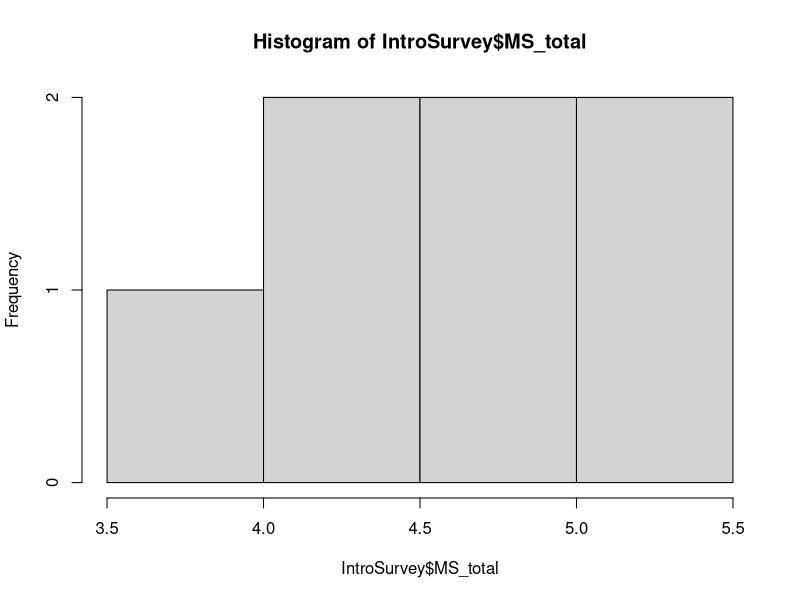
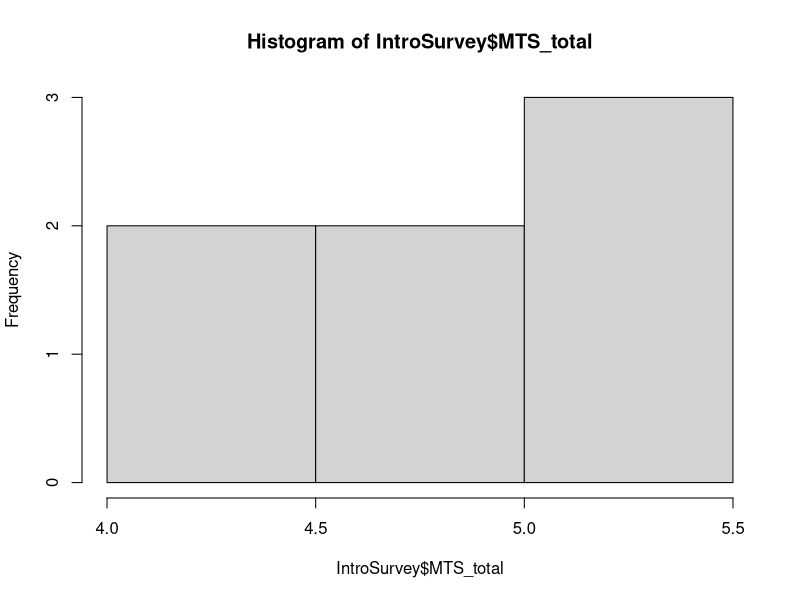
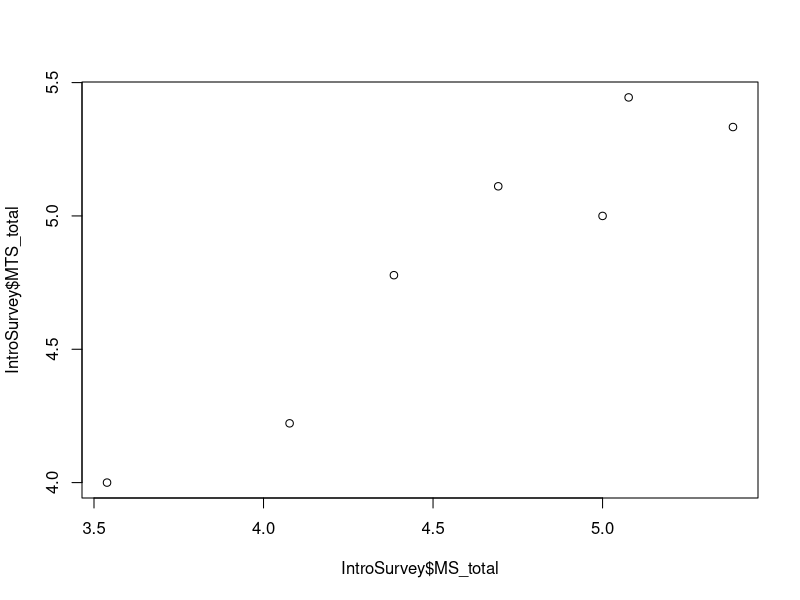
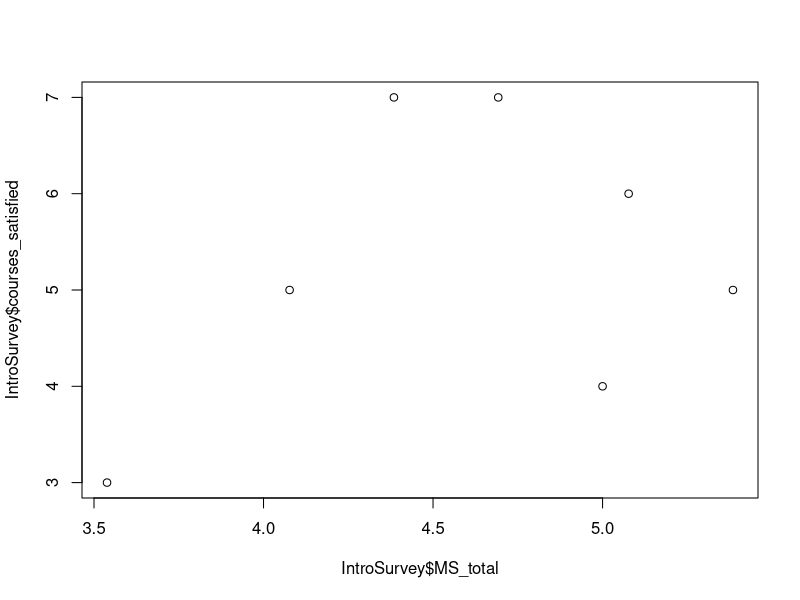
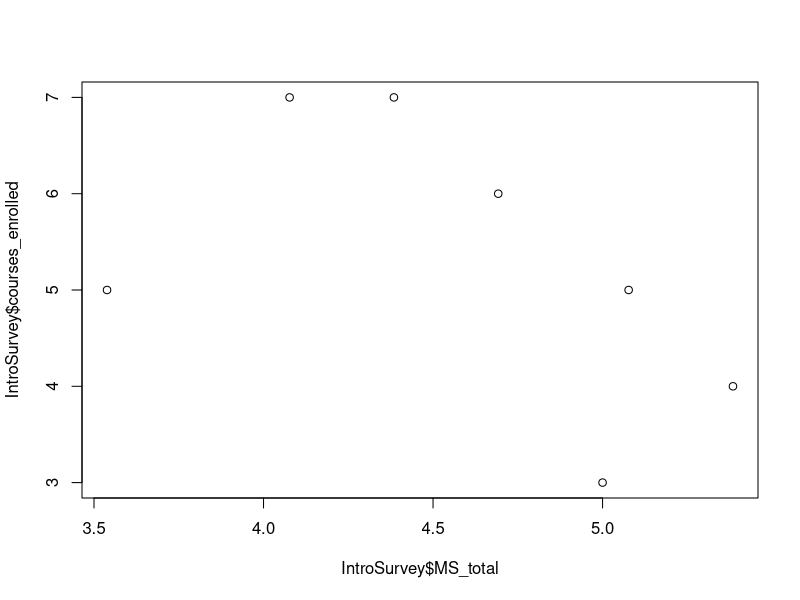

Here is the R script that generated these plots, in order:
## ---- chunk 1
knitr::opts_chunk$set(echo = TRUE)
## ---- chunk 2
my_variable <- 2 + 2
## ---- chunk 3
my_variable
## ---- chunk 4
# This will not run.
# If you press the green play button on this chunk, nothing should come out!
## ---- chunk 5
# The code BEFORE the # runs, and the text AFTER the # doesn't run.
2 + 2 # This should still output 4 because 2 + 2 is before the comment sign
## ---- chunk 6
# We only need to "turn on" ggplot2
# knitr actually works behind the scenes already!
library(ggplot2)
## ---- chunk 7
# Code goes here
getwd()

## ---- chunk 8
# Code goes here

IntroSurvey <- read.csv("class_survey2_spring2019.csv")
head(IntroSurvey)
## ---- chunk 9
# Code goes here
head(IntroSurvey)
## ---- chunk 10
# Code goes here
summary(IntroSurvey)

## ---- chunk 11
# Code goes here
str(IntroSurvey)

## ---- chunk 12
IntroSurvey$MS_total <- rowMeans(cbind(IntroSurvey$MS1,IntroSurvey$MS2,
                                       IntroSurvey$MS3,IntroSurvey$MS4,
                                       IntroSurvey$MS5,IntroSurvey$MS6,
                                       IntroSurvey$MS7,IntroSurvey$MS8,
                                       IntroSurvey$MS9,IntroSurvey$MS10,
                                       IntroSurvey$MS11,IntroSurvey$MS12,
                                       IntroSurvey$MS13))
## ---- chunk 13
# Code goes here

IntroSurvey$MTS_total <- rowMeans(cbind(IntroSurvey$MTS1,IntroSurvey$MTS2,
                                       IntroSurvey$MTS3,IntroSurvey$MTS4,
                                       IntroSurvey$MTS5,IntroSurvey$MTS6,
                                       IntroSurvey$MTS7,IntroSurvey$MTS8,
                                       IntroSurvey$MTS9))

## ---- chunk 14
# Code goes here
head(IntroSurvey$MS_total)

head(IntroSurvey$MTS_total)
## ---- chunk 15
# Code goes here
mean(IntroSurvey$MS_total)
sd(IntroSurvey$MS_total)
## ---- chunk 16
# Code goes here
mean(IntroSurvey$MTS_total)
sd(IntroSurvey$MTS_total)
## ---- chunk 17
# Code goes here
mean(IntroSurvey$courses_happy)
sd(IntroSurvey$courses_happy)
## ---- chunk 18
# Code goes here
mean(IntroSurvey$courses_satisfied)
sd(IntroSurvey$courses_satisfied)
## ---- chunk 19
# Code goes here
hist(IntroSurvey$MS_total)
## ---- chunk 20
# Code goes here
hist(IntroSurvey$MTS_total)
## ---- chunk 21
# Code goes here
summary(IntroSurvey$Year)
## ---- chunk 22
# Code goes here
summary(IntroSurvey$School)

## ---- chunk 23
# Code goes here
summary(IntroSurvey$Gender)
## ---- chunk 24
# Code goes here

## ---- chunk 25
# Code goes here

## ---- chunk 26
# Code goes here

## ---- chunk 27
# Code goes here

## ---- chunk 28
# Code goes here

## ---- chunk 29
# Code goes here
cor_MS_MTS <- cor.test(IntroSurvey$MS_total, IntroSurvey$MTS_total)
cor_MS_MTS
## ---- chunk 30
# Code goes here
cor_MS_MTS$Estimates
## ---- chunk 31
# Code goes here
cor_MS_MTS$p.value
## ---- chunk 32
# Code goes here

## ---- chunk 33
# Code goes here

## ---- chunk 34
# Code goes here

## ---- chunk 35
# Code goes here

## ---- chunk 36
# Code goes here

## ---- chunk 37
plot(IntroSurvey$MS_total, IntroSurvey$MTS_total)

## ---- chunk 38
plot(IntroSurvey$MS_total, IntroSurvey$courses_satisfied)

## ---- chunk 39
plot(IntroSurvey$MS_total, IntroSurvey$courses_enrolled)

